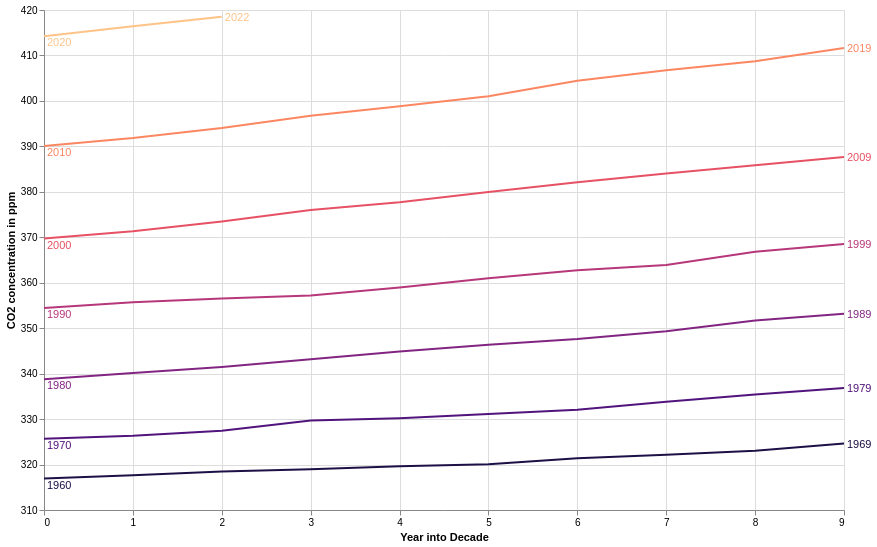

This figure's Vega-Lite source:
### Vega-Lite specification from a JSON file in a GitHub repository (floating-point values rounded to 4 significant figures)
{"$schema": "https://vega.github.io/schema/vega-lite/v5.json", "data": {"values": [{"year": "1960-01-01", "mean": 316.9}, {"year": "1961-01-01", "mean": 317.6}, {"year": "1962-01-01", "mean": 318.4}, {"year": "1963-01-01", "mean": 319.0}, {"year": "1964-01-01", "mean": 319.6}, {"year": "1965-01-01", "mean": 320.0}, {"year": "1966-01-01", "mean": 321.4}, {"year": "1967-01-01", "mean": 322.2}, {"year": "1968-01-01", "mean": 323.1}, {"year": "1969-01-01", "mean": 324.6}, {"year": "1970-01-01", "mean": 325.7}, {"year": "1971-01-01", "mean": 326.3}, {"year": "1972-01-01", "mean": 327.5}, {"year": "1973-01-01", "mean": 329.7}, {"year": "1974-01-01", "mean": 330.2}, {"year": "1975-01-01", "mean": 331.1}, {"year": "1976-01-01", "mean": 332.0}, {"year": "1977-01-01", "mean": 333.8}, {"year": "1978-01-01", "mean": 335.4}, {"year": "1979-01-01", "mean": 336.8}, {"year": "1980-01-01", "mean": 338.8}, {"year": "1981-01-01", "mean": 340.1}, {"year": "1982-01-01", "mean": 341.5}, {"year": "1983-01-01", "mean": 343.1}, {"year": "1984-01-01", "mean": 344.9}, {"year": "1985-01-01", "mean": 346.4}, {"year": "1986-01-01", "mean": 347.6}, {"year": "1987-01-01", "mean": 349.3}, {"year": "1988-01-01", "mean": 351.7}, {"year": "1989-01-01", "mean": 353.2}, {"year": "1990-01-01", "mean": 354.4}, {"year": "1991-01-01", "mean": 355.7}, {"year": "1992-01-01", "mean": 356.5}, {"year": "1993-01-01", "mean": 357.2}, {"year": "1994-01-01", "mean": 359.0}, {"year": "1995-01-01", "mean": 361.0}, {"year": "1996-01-01", "mean": 362.7}, {"year": "1997-01-01", "mean": 363.9}, {"year": "1998-01-01", "mean": 366.8}, {"year": "1999-01-01", "mean": 368.5}, {"year": "2000-01-01", "mean": 369.7}, {"year": "2001-01-01", "mean": 371.3}, {"year": "2002-01-01", "mean": 373.4}, {"year": "2003-01-01", "mean": 376.0}, {"year": "2004-01-01", "mean": 377.7}, {"year": "2005-01-01", "mean": 380.0}, {"year": "2006-01-01", "mean": 382.1}, {"year": "2007-01-01", "mean": 384.0}, {"year": "2008-01-01", "mean": 385.8}, {"year": "2009-01-01", "mean": 387.6}, {"year": "2010-01-01", "mean": 390.1}, {"year": "2011-01-01", "mean": 391.9}, {"year": "2012-01-01", "mean": 394.1}, {"year": "2013-01-01", "mean": 396.7}, {"year": "2014-01-01", "mean": 398.8}, {"year": "2015-01-01", "mean": 401.0}, {"year": "2016-01-01", "mean": 404.4}, {"year": "2017-01-01", "mean": 406.8}, {"year": "2018-01-01", "mean": 408.7}, {"year": "2019-01-01", "mean": 411.6}, {"year": "2020-01-01", "mean": 414.2}, {"year": "2021-01-01", "mean": 416.4}, {"year": "2022-01-01", "mean": 418.5}], "format": {"parse": {"year": "date"}}}, "width": 800, "height": 500, "transform": [{"calculate": "year(datum.year)", "as": "year"}, {"calculate": "floor(datum.year / 10)", "as": "decade"}, {"calculate": "datum.year - (datum.decade * 10)", "as": "year_into_decade"}, {"calculate": "datum.year_into_decade + (month(datum.year)/12)", "as": "scaled_date"}, {"calculate": "datum.first_date === datum.scaled_date ? 'first' : datum.last_date === datum.scaled_date ? 'last' : null", "as": "end"}], "encoding": {"x": {"field": "year_into_decade", "type": "quantitative", "title": "Year into Decade", "axis": {"tickCount": 11}}, "y": {"field": "mean", "title": "CO2 concentration in ppm", "type": "quantitative", "scale": {"zero": false}}, "color": {"field": "decade", "type": "ordinal", "scale": {"scheme": "magma"}, "legend": null}}, "layer": [{"mark": "line", "encoding": {"x": {"field": "scaled_date"}, "y": {"field": "mean"}}}, {"mark": {"type": "text", "baseline": "top", "aria": false}, "encoding": {"x": {"aggregate": "min", "field": "scaled_date"}, "y": {"aggregate": {"argmin": "mean"}, "field": "mean"}, "text": {"aggregate": {"argmin": "mean"}, "field": "year"}}}, {"mark": {"type": "text", "aria": false}, "encoding": {"x": {"aggregate": "max", "field": "scaled_date"}, "y": {"aggregate": {"argmax": "mean"}, "field": "mean"}, "text": {"aggregate": {"argmax": "mean"}, "field": "year"}}}], "config": {"text": {"align": "left", "dx": 3, "dy": 1}}}
